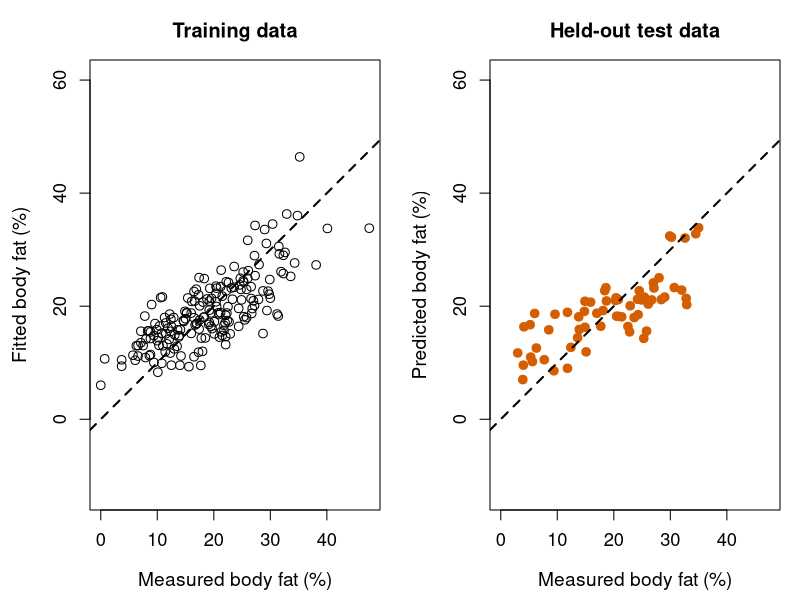

Reproduce this figure in R.
# Compare fitted values for training data with predictions for held-out data.

#label===REGbodyfatvalidation1
set.seed(2)
bodyfat <- read.csv("Data/bodyfat.csv")

test_rows <- sample(seq_len(nrow(bodyfat)), size = 0.25 * nrow(bodyfat))
train <- bodyfat[-test_rows, ]
test <- bodyfat[test_rows, ]

bodyfat_fit <- lm(
  BodyFat ~ Age + Weight + Chest + Wrist + BMI,
  data = train
)

train$fitted <- predict(bodyfat_fit, newdata = train)
test$predicted <- predict(bodyfat_fit, newdata = test)
#===end

plot_limits <- range(
  bodyfat$BodyFat, train$fitted, test$predicted
)

pdf("images/chapter_8/bodyfat-validation.pdf", width = 8, height = 4)
par(mfrow = c(1, 2), mar = c(4.5, 4.5, 3, 1))

plot(
  train$BodyFat, train$fitted,
  xlim = plot_limits, ylim = plot_limits, asp = 1,
  xlab = "Measured body fat (%)", ylab = "Fitted body fat (%)",
  main = "Training data", pch = 1, cex = 1.15,
  cex.axis = 1.1, cex.lab = 1.15, cex.main = 1.2
)
abline(0, 1, lty = 2, lwd = 2)

plot(
  test$BodyFat, test$predicted,
  xlim = plot_limits, ylim = plot_limits, asp = 1,
  xlab = "Measured body fat (%)", ylab = "Predicted body fat (%)",
  main = "Held-out test data", pch = 19, col = "#D55E00", cex = 1.15,
  cex.axis = 1.1, cex.lab = 1.15, cex.main = 1.2
)
abline(0, 1, lty = 2, lwd = 2)

dev.off()

train_rmse <- sqrt(mean((train$BodyFat - train$fitted)^2))
test_rmse <- sqrt(mean((test$BodyFat - test$predicted)^2))
print(c(training_RMSE = train_rmse, test_RMSE = test_rmse))
